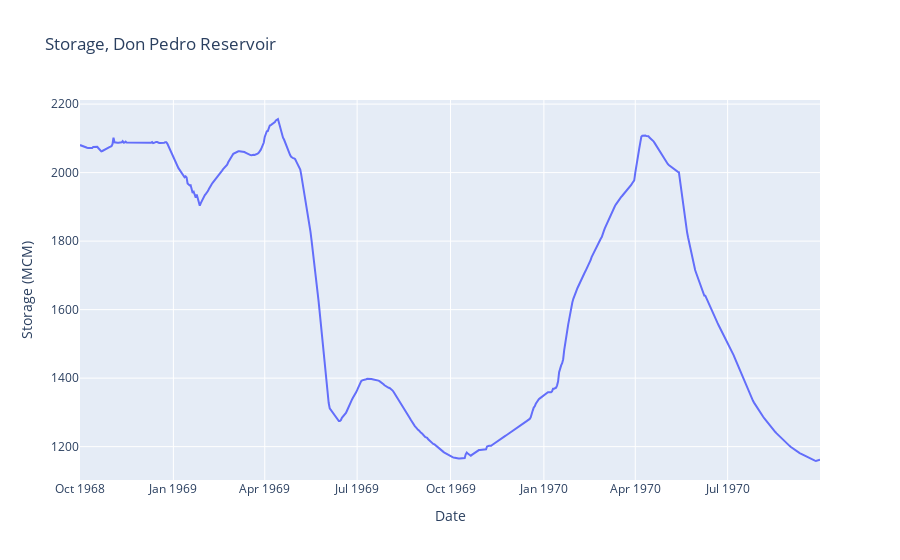

The notebook cell saved with this chart:
### Code cell
df_storage_short = df_storage.loc[start:end]
line1 = go.Scatter(x=df_storage_short.index, y=df_storage_short[reservoir], name='Storage')

data = [line1]

layout = go.Layout(title="Storage, " + reservoir,
                xaxis=dict(title='Date'),
                yaxis=dict(title='Storage (MCM)'))

fig = go.Figure(data=data, layout=layout)

py.iplot(fig, filename='storage')

### Figure 1 — Plotly figure (JSON) as saved in the notebook; plotly's stock layout.template omitted (floating-point values rounded to 4 significant figures; data arrays with more than 128 entries replaced by an {"elided": "..."} marker saying what was removed)
{"data": [{"name": "Storage", "type": "scatter", "x": {"elided": "730 str values"}, "y": {"elided": "730 float values"}}], "layout": {"autosize": true, "title": {"text": "Storage, Don Pedro Reservoir"}, "xaxis": {"autorange": true, "range": ["1968-10-01", "1970-09-30"], "title": {"text": "Date"}, "type": "date"}, "yaxis": {"autorange": true, "range": [1103.0, 2212.0], "title": {"text": "Storage (MCM)"}, "type": "linear"}}}
